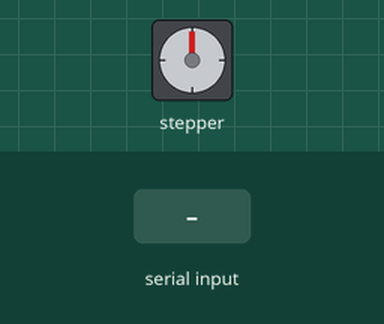
Bench run of a sketch on a simulated Arduino Uno, built with avr-gcc and run on an emulated ATmega328P. On the bench: stepper motor. The inputs (shaded band) are chosen by the test bench. Stepper angles assume 200 steps per turn; what the sketch prints to the serial monitor is not drawn.

Above: at 1.2 s.
1.3 s: "90,45\n" received over Serial
At 8.0 s:
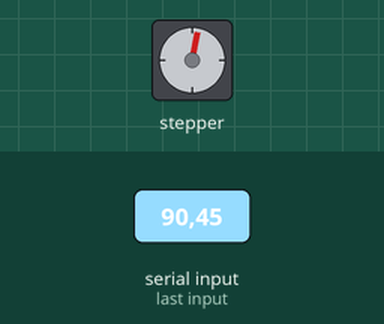
At 14.55 s:
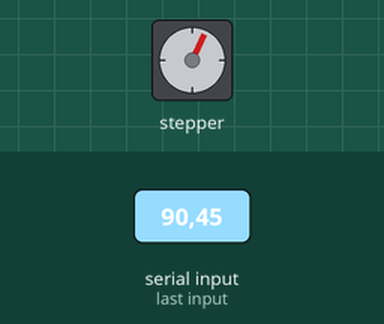
Timing chart, 0 to 14.8 s (numbered marks = the images above; inputs shaded):
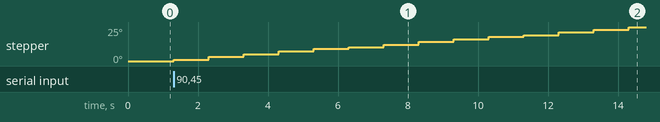

The sketch:

research_code.ino
```cpp
#include <AccelStepper.h>

// Define the stepper motor connections and steps per revolution
#define motorPin1 2
#define motorPin2 3
#define stepsPerRevolution 200  // Adjust this based on your motor specs

AccelStepper stepper1(AccelStepper::FULL4WIRE, 2, 3, 4, 5);
AccelStepper stepper2(AccelStepper::FULL4WIRE, 8, 9, 10, 11);

void setup() {
  Serial.begin(9600);
  Serial.println("Arduino is ready");
}

void loop() {
  if (Serial.available() > 0) {
    // Read the incoming data as a string
    String input = Serial.readStringUntil('\n');

    // Parse the input string to get motor positions in degrees
    float degrees1 = input.substring(0, input.indexOf(',')).toFloat();
    float degrees2 = input.substring(input.indexOf(',') + 1).toFloat();

    // Convert degrees to steps
    int steps1 = degreesToSteps(degrees1);
    int steps2 = degreesToSteps(degrees2);

    // Move the motors to the specified positions
    moveMotor(stepper1, steps1);
    moveMotor(stepper2, steps2);
  }
}

void moveMotor(AccelStepper &stepper, int targetSteps) {
  // Set the target position
  stepper.moveTo(targetSteps);

  // Move the motor until it reaches the target position
  while (stepper.distanceToGo() != 0) {
    stepper.run();
  }
}

int degreesToSteps(float degrees) {
  // Convert degrees to steps based on steps per revolution
  return degrees * stepsPerRevolution / 360;
}
```
